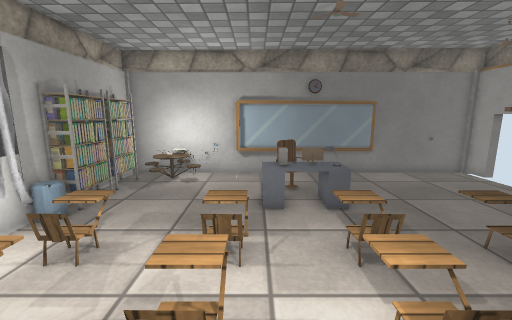
View 1 (above)

13 first-person views from a walk through a scene from a Unity 3-D project. The camera is 1.2 m above the floor, tilts 10° down and sees 90° across. Doors are open. The floor is counted in squares, 0.36 m on a side. Each view is taken from the middle of a square. On the plan, view 1 faces up. The plan holds only what a view shows up to about 20 squares ahead; the rest is blank. The player is left out. Some animated figures are not drawn. Some surface patterns are stand-ins.

View 2
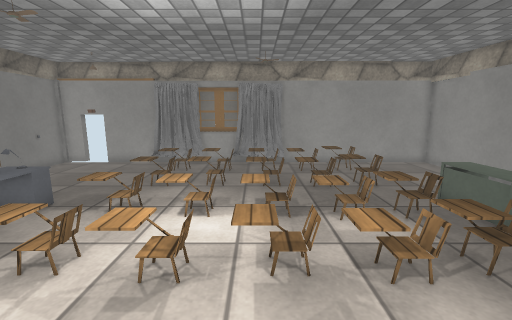

View 3
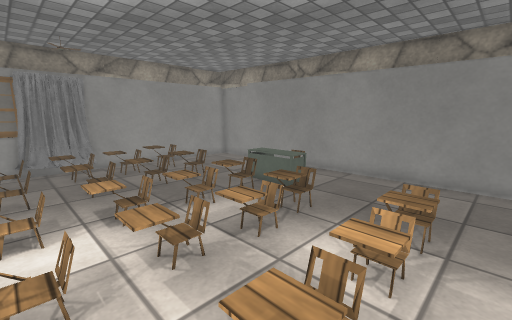

View 4
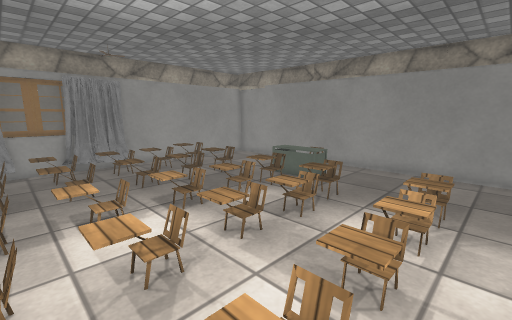

View 5
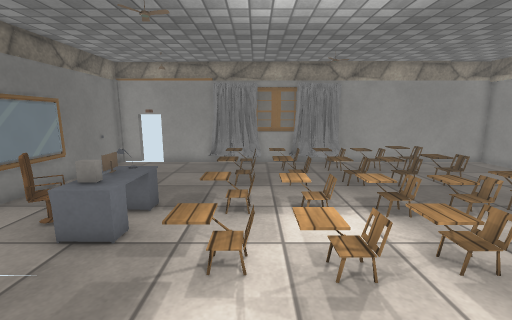

View 6
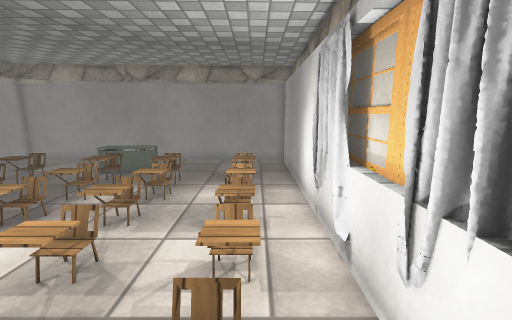

View 7
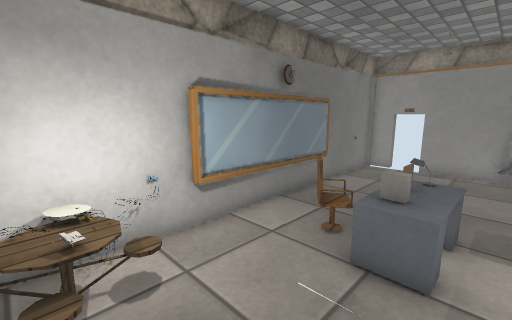

View 8
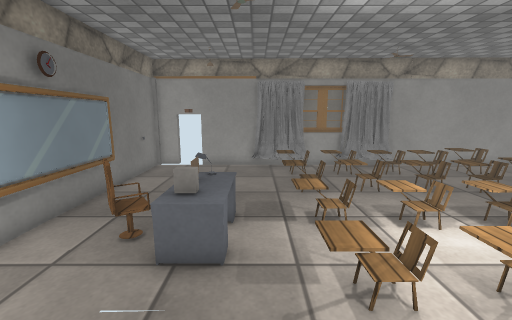

View 9
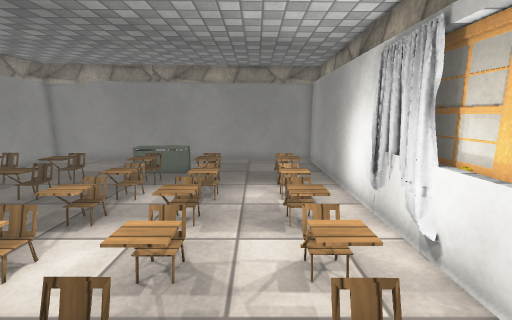

View 10
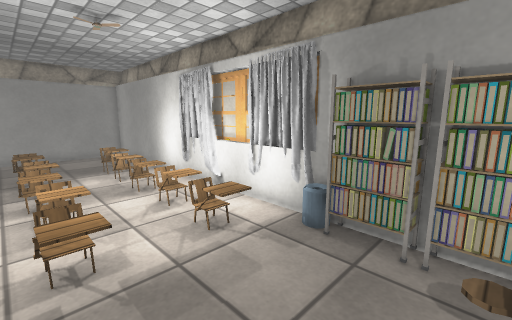

View 11
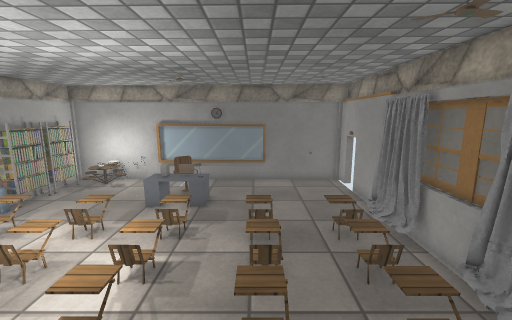

View 12
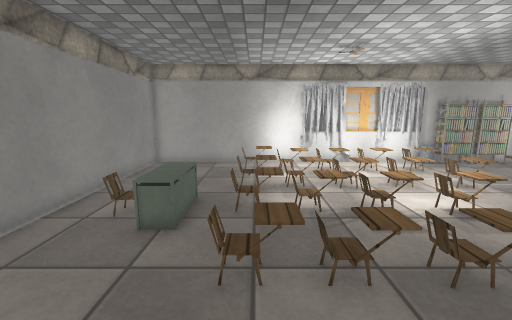

View 13
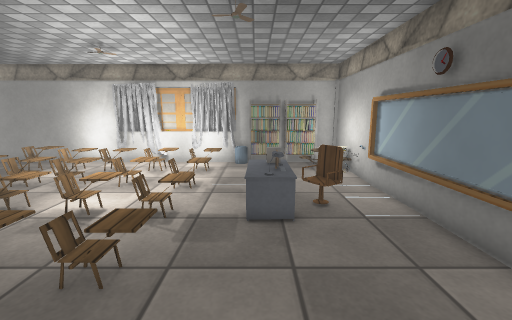

### Floor plan
Key: @ floor where view 1 was taken; # wall or solid block; . main floor; : floor 0.5 m higher than the main floor; / step, stairs or slope; D open door; = window, fence, low wall or low ledge; O other object.
Columns run from 8 left of view 1 to 13 right of it. Each row starts with its distance up from view 1.
 15  ###O################
 14  #/OO.=#####  ......##
 13  #OO O..............D#
 12  OOO.....OO.........O
 11  #O.................#
 10  OO......OO ........#
  9 ##O......OOO........#
  8 ##..................#
  7  #.//..//.//.......O#
  6  #./O..O/./O..O..OOO#
  5  #.//..//.//../.....#
  4  #.O/../..O/..//.OO.#
  3  #.//../..//..//....#
  2  #./......//../.....#
  1  #.//..:/.//..:..OOO#
  0  #.//../@.//../..O/O#
 -1  #.//../../.../..//.#
 -2  #.//../../.../..//.#
 -3  #.//../../.../..//.#
 -4  #.//..O/.O.../..OO.#
 -5  #.//../....../.....#
 -6  #..................#
 -7  #......./::/.......#
 -8  #........//........#
 -9  #........//........#
-10  #..................#
-11  ####################

Positions as (right, up) in squares from view 1, and headings:
1: (0, 0), facing up
2: (-6, 1), facing right
3: (-6, 3), facing down-right
4: (-6, 5), facing down-right
5: (-6, 5), facing right
6: (-5, 8), facing down
7: (-5, 8), facing up-right
8: (-5, 8), facing right
9: (-3, 8), facing down
10: (0, 12), facing down-left
11: (6, -4), facing up
12: (11, -4), facing left
13: (11, 9), facing left
